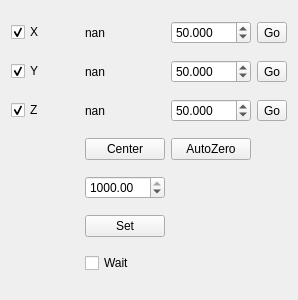
           <widget class="QWidget" name="PI">
            <property name="geometry">
             <rect>
              <x>0</x>
              <y>0</y>
              <width>298</width>
              <height>300</height>
             </rect>
            </property>
            <attribute name="label">
             <string>PI</string>
            </attribute>
            <layout class="QGridLayout" name="gridLayout">
             <item row="4" column="2">
              <widget class="QDoubleSpinBox" name="Pi_Velocity">
               <property name="toolTip">
                <string>Velocity</string>
               </property>
               <property name="minimum">
                <double>1.000000000000000</double>
               </property>
               <property name="maximum">
                <double>1000.000000000000000</double>
               </property>
               <property name="singleStep">
                <double>10.000000000000000</double>
               </property>
               <property name="value">
                <double>1000.000000000000000</double>
               </property>
              </widget>
             </item>
             <item row="0" column="2">
              <widget class="QLabel" name="Pi_XPos">
               <property name="text">
                <string>nan</string>
               </property>
              </widget>
             </item>
             <item row="2" column="2">
              <widget class="QLabel" name="Pi_ZPos">
               <property name="text">
                <string>nan</string>
               </property>
              </widget>
             </item>
             <item row="1" column="3">
              <widget class="QDoubleSpinBox" name="Pi_Y_move_to">
               <property name="decimals">
                <number>3</number>
               </property>
               <property name="maximum">
                <double>100.000000000000000</double>
               </property>
               <property name="value">
                <double>50.000000000000000</double>
               </property>
              </widget>
             </item>
             <item row="0" column="4">
              <widget class="QToolButton" name="Pi_X_go">
               <property name="text">
                <string>Go</string>
               </property>
              </widget>
             </item>
             <item row="1" column="4">
              <widget class="QToolButton" name="Pi_Y_go">
               <property name="text">
                <string>Go</string>
               </property>
              </widget>
             </item>
             <item row="2" column="4">
              <widget class="QToolButton" name="Pi_Z_go">
               <property name="text">
                <string>Go</string>
               </property>
              </widget>
             </item>
             <item row="6" column="2">
              <widget class="QCheckBox" name="Pi_wait">
               <property name="text">
                <string>Wait</string>
               </property>
              </widget>
             </item>
             <item row="3" column="3">
              <widget class="QPushButton" name="Pi_autoZero">
               <property name="text">
                <string>AutoZero</string>
               </property>
              </widget>
             </item>
             <item row="0" column="1">
              <widget class="QCheckBox" name="Pi_X_On">
               <property name="text">
                <string>X</string>
               </property>
               <property name="checked">
                <bool>true</bool>
               </property>
              </widget>
             </item>
             <item row="1" column="2">
              <widget class="QLabel" name="Pi_YPos">
               <property name="text">
                <string>nan</string>
               </property>
              </widget>
             </item>
             <item row="2" column="1">
              <widget class="QCheckBox" name="Pi_Z_On">
               <property name="text">
                <string>Z</string>
               </property>
               <property name="checked">
                <bool>true</bool>
               </property>
              </widget>
             </item>
             <item row="3" column="2">
              <widget class="QPushButton" name="Pi_XYZ_50mkm">
               <property name="text">
                <string>Center</string>
               </property>
              </widget>
             </item>
             <item row="1" column="1">
              <widget class="QCheckBox" name="Pi_Y_On">
               <property name="text">
                <string>Y</string>
               </property>
               <property name="checked">
                <bool>true</bool>
               </property>
              </widget>
             </item>
             <item row="2" column="3">
              <widget class="QDoubleSpinBox" name="Pi_Z_move_to">
               <property name="decimals">
                <number>3</number>
               </property>
               <property name="maximum">
                <double>100.000000000000000</double>
               </property>
               <property name="value">
                <double>50.000000000000000</double>
               </property>
              </widget>
             </item>
             <item row="0" column="3">
              <widget class="QDoubleSpinBox" name="Pi_X_move_to">
               <property name="decimals">
                <number>3</number>
               </property>
               <property name="maximum">
                <double>100.000000000000000</double>
               </property>
               <property name="value">
                <double>50.000000000000000</double>
               </property>
              </widget>
             </item>
             <item row="5" column="2">
              <widget class="QPushButton" name="Pi_Set">
               <property name="text">
                <string>Set</string>
               </property>
              </widget>
             </item>
            </layout>
           </widget>
